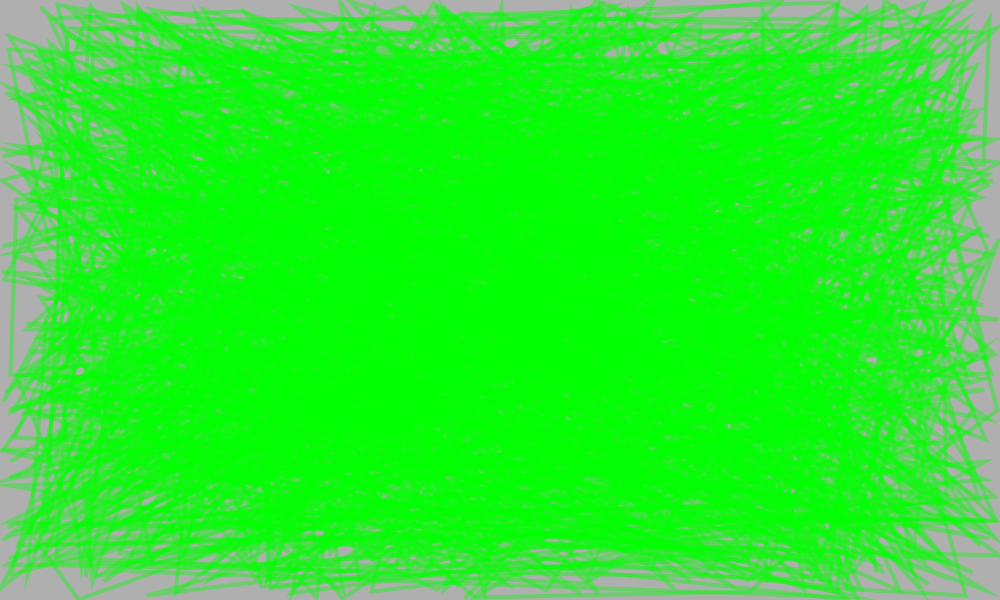
Frame 1 (no input)
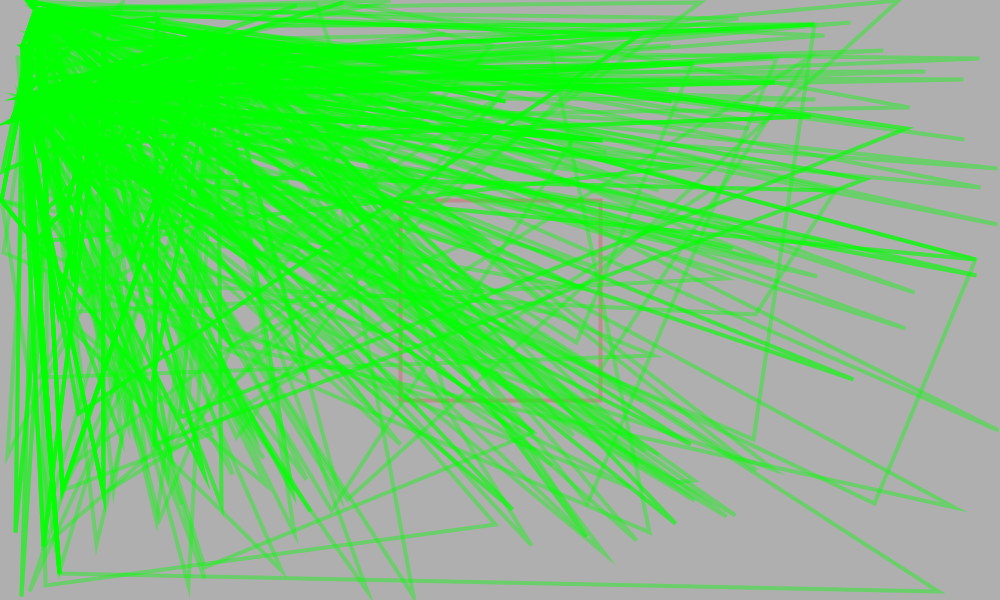
Frame 60 (the mouse pressed at the canvas centre just before this capture)
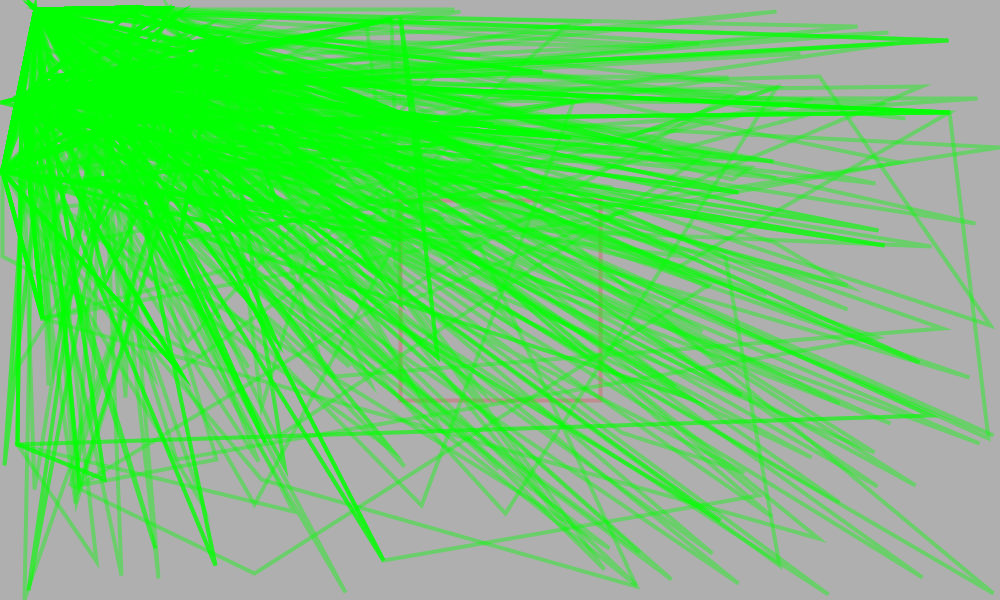
Frame 120 (the mouse held since frame 60 and released just before this capture)

The Processing sketch that drew these frames (run headless with seeded random() and noise(); from frame 60 on, the mouse is pressed at the canvas centre):

// Processing sketch: sketch
// ── sketch.pde
int boxSize = 200;
int popSize = 500;
int nOfVertecies = 4;
float mutationRate = 0.05;

populationManager population;

int[][] vertecies = {
  {(width/2)-(boxSize/2), (height/2)-(boxSize/2)}, 
  {(width/2)+(boxSize/2), (height/2)-(boxSize/2)}, 
  {(width/2)+(boxSize/2), (height/2)+(boxSize/2)}, 
  {(width/2)-(boxSize/2), (height/2)+(boxSize/2)}
};//points start at top left and go CW

void setup() {
  size(1000, 600);
  population = new populationManager(true);
}

void draw() {
  background(175);
  stroke(255, 0, 0, 50);
  strokeWeight(4);
  noFill();
  square((width/2)-(boxSize/2), (height/2)-(boxSize/2), boxSize);
  stroke(0, 255, 0, 100);
  population.render();
  population = population.calculateNewPopulation(population);
}

void keyPressed() {
  if (key == 'n') {
    population = population.calculateNewPopulation(population);
  }
}

// ── member.pde
class drawingObject {
  int[][] points = new int[nOfVertecies][2];
  float fitness = 0;

  drawingObject(boolean randomObj) {
    if (randomObj == true) {
      for (int i = 0; i < nOfVertecies; i++) {
        int randomX = int(random(0, width));
        int randomY = int(random(0, height));
        int[] point = {randomX, randomY};

        points[i] = point;
      }
    }
  }

  void calcualateFitness() {
    for (int i = 0; i < nOfVertecies; i++) {
      float fit = mean(points[i][0]-vertecies[i][0], points[i][1]-vertecies[i][1]);
      fitness = fitness + fit;
    }
  }

  void mutate() {
    for (int i = 0; i < nOfVertecies; i++) {
      float mutateChance = random(0, 1);
      if (mutateChance < mutationRate) {
        int randomX = int(random(0, width));
        int randomY = int(random(0, height));
        //int randomX = points[i][0] + round(random((points[i][0]+(points[i][0]*0.1)), (points[i][0]+(points[i][0]*0.1))));
        //int randomY = points[i][1] + round(random((points[i][1]+(points[i][1]*0.1)), (points[i][1]+(points[i][1]*0.1))));
        int[] point = {randomX, randomY};

        points[i] = point;
      }
    }
  }

  void render() {

    //noFill();
    beginShape();

    for (int i = 0; i < nOfVertecies; i++) {
      vertex(points[i][0], points[i][1]);
    }

    endShape(CLOSE);
  }
}

// ── population.pde
class populationManager {
  ArrayList<drawingObject> members = new ArrayList<drawingObject>();

  populationManager(boolean randomPop) {
    for (int i = 0; i < popSize; i++) {
      members.add(new drawingObject(randomPop));
    }
  }

  populationManager calculateNewPopulation(populationManager startingPop) {
    float maxFit = 0;
    float minFit = 999999999;

    for (drawingObject member : startingPop.members) {
      member.calcualateFitness();

      if (member.fitness < minFit) {
        minFit = member.fitness;
      }

      if (member.fitness > maxFit) {
        maxFit = member.fitness;
      }
    }

    for (drawingObject member : startingPop.members) {
      member.fitness = ceil(map(member.fitness, minFit, maxFit+1, 1, 100));
    }

    ArrayList<drawingObject> pool = new ArrayList<drawingObject>();
    
    for (drawingObject member : startingPop.members) {
      for (int i = 0; i < 100-member.fitness; i++) {
        pool.add(member);
      }
    }
    
    populationManager newPopulation = new populationManager(false);
    for (drawingObject member : newPopulation.members) {
      int randomIndex1 = round(random(0, pool.size()-1));
      int randomIndex2 = round(random(0, pool.size()-1));
      
      int[][] points1 = pool.get(randomIndex1).points;
      int[][] points2 = pool.get(randomIndex2).points;
      
      int[][] newPoints = new int[points1.length][2];
      
      for (int i = 0; i < points1.length; i++) {
        newPoints[i][0] = points1[i][0]+(points2[i][0] - points1[i][0]);
        newPoints[i][1] = points1[i][1]+(points2[i][1] - points1[i][1]);
      }
      
      member.points = newPoints;
      member.mutate();
    }
    
    return newPopulation;
  }

  void render() {
    for (drawingObject member : members) {
      member.render();
    }
  }
}

// ── utils.pde
float mean(float ... values) {
  float sum = 0;
  for (float value : values) {
    sum = sum + value;
  }
  
  return sum/values.length;
}

float diff(float v1, float v2) {
  if (v1 > v2) {
    return v1 - v2;
  } else {
    return v2 - v1;
  }
}
